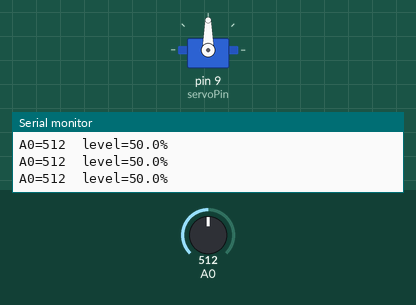
Simulated run of this sketch. Board: Arduino Uno, built with avr-gcc and run on an emulated ATmega328P. Shown: servo, the last lines printed to the serial monitor. The test bench sets the inputs (shaded band); at power-on: A0 = 512.

Above: at 1.2 s.
1.3 s: A0 set to 716
At 1.6 s:
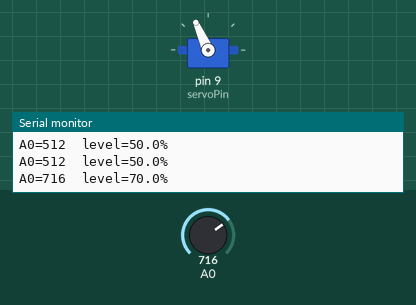
2.8 s: A0 set to 900
At 4.0 s:
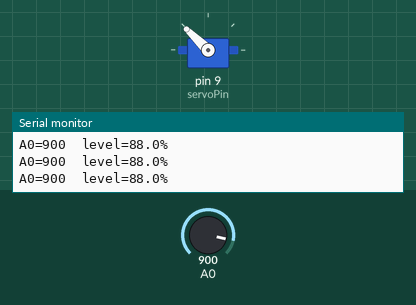
4.3 s: A0 set to 1023
At 5.5 s:
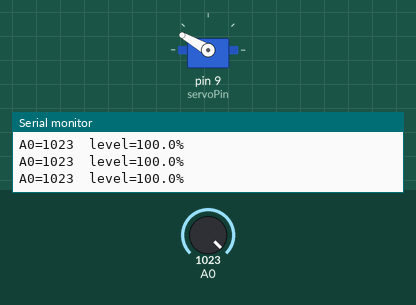
5.8 s: A0 set to 306
At 6.9 s:
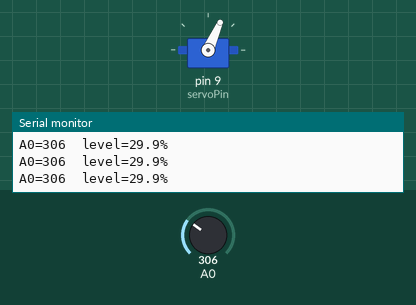
7.3 s: A0 set to 122
At 8.3 s:
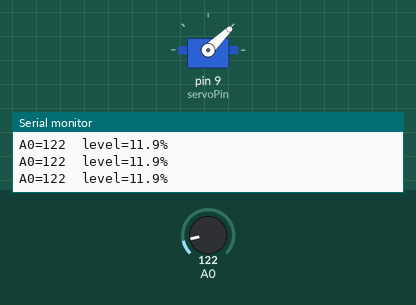
8.8 s: A0 set to 511
At 9.7 s:
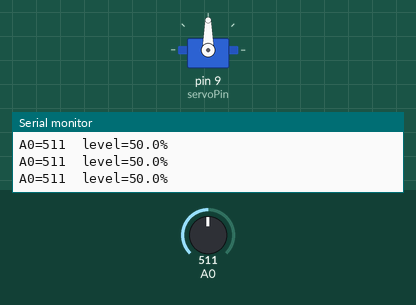
Timing chart, 0 to 11.3 s (numbered marks = the images above; inputs shaded):
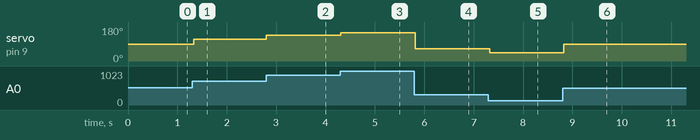

Measured:
- after the input at 1.3 s, servo on pin 9 (servoPin): 90° → 114° at once
- after the input at 2.8 s, servo on pin 9 (servoPin): 114° → 136° at once
- after the input at 4.3 s, servo on pin 9 (servoPin): 136° → 150° at once
- after the input at 5.8 s, servo on pin 9 (servoPin): 150° → 66° at once
- after the input at 7.3 s, servo on pin 9 (servoPin): 66° → 44° at once
- after the input at 8.8 s, servo on pin 9 (servoPin): 44° → 90° at once

The sketch:

cardboard_dial_gauge.ino
```cpp
// Cardboard dial gauge · Arduino Uno R3 and positional servo.
#include <Servo.h>

constexpr uint8_t servoPin = 9;
constexpr int adcAtZero = 0;
constexpr int adcAtFull = 1023;
constexpr bool reversePointer = false;
constexpr unsigned long sampleMs = 35;
constexpr unsigned long logMs = 250;
static_assert(adcAtZero != adcAtFull, "Calibration endpoints must differ.");

Servo pointer;
unsigned long lastSample = 0;
unsigned long lastLog = 0;

void setup() {
  Serial.begin(115200);
  pointer.attach(servoPin);
}

void loop() {
  const unsigned long now = millis();
  if (now - lastSample < sampleMs) return;
  lastSample = now;

  int sum = 0;
  for (int i = 0; i < 8; ++i) sum += analogRead(A0);
  const int raw = (sum + 4) / 8;
  const float fraction = constrain(float(raw - adcAtZero) / (adcAtFull - adcAtZero), 0.0f, 1.0f);
  const int command = 30 + int(120 * fraction + 0.5f);
  pointer.write(reversePointer ? 180 - command : command);

  if (now - lastLog >= logMs) {
    lastLog = now;
    Serial.print(F("A0="));
    Serial.print(raw);
    Serial.print(F("  level="));
    Serial.print(100 * fraction, 1);
    Serial.println('%');
  }
}
```
